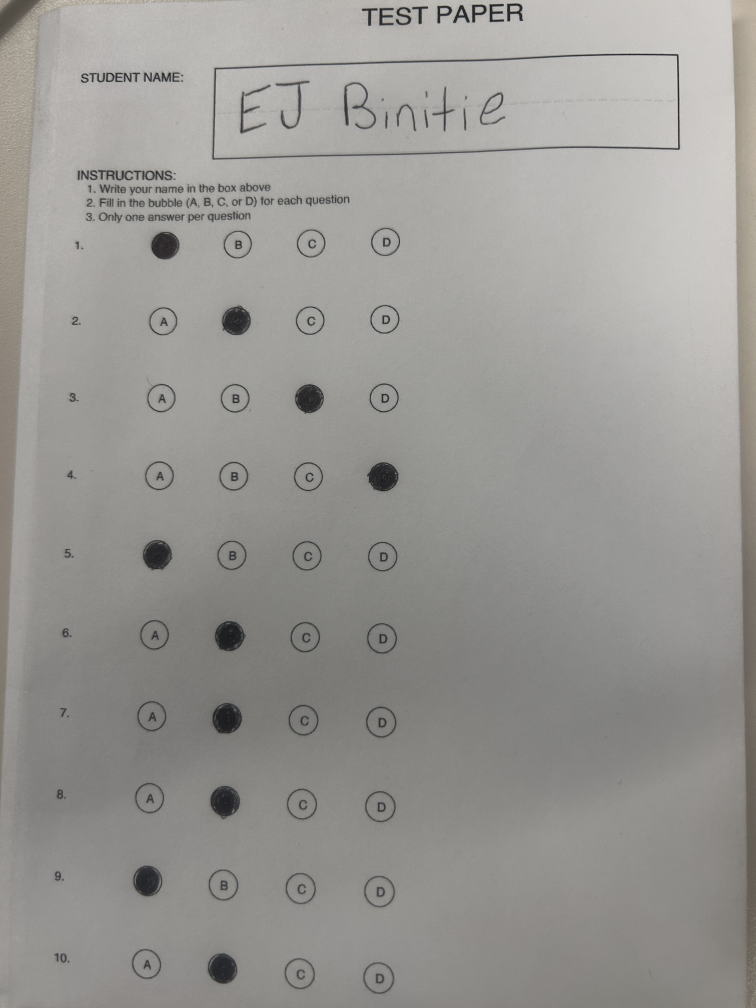
#> input picture yahoo/mission/scanner/test_images/IMG_7096.JPG, 3024 x 4032 px (shown at 1/4 size)
$ python -i bubble_locator.py   (imports and definitions only)
#> lines starting #> are read from the running program, lines starting #| are printed output that depends on the picture
#> further down, picture is the input picture: shape (4032, 3024, 3); mean B, G, R 147.5, 151.1, 152.5
"""
Dynamic bubble location detection.
Finds all bubble positions in the form using circle detection instead of fixed coordinates.
"""
import cv2
import numpy as np
import logging
from typing import List, Tuple, Dict, Optional
from ..config.roi_config import NUM_QUESTIONS, NUM_CHOICES

logger = logging.getLogger(__name__)


def detect_all_bubbles(image: np.ndarray) -> List[Tuple[int, int, int]]:
    """
    Detect all bubbles in the form using multiple methods.

    Args:
        image: Aligned form image (BGR or grayscale)

    Returns:
        List of (center_x, center_y, radius) tuples for each detected bubble
    """
    # Convert to grayscale if needed
    if len(image.shape) == 3:
        gray = cv2.cvtColor(image, cv2.COLOR_BGR2GRAY)
    else:
        gray = image.copy()

    h, w = gray.shape
#> h = 4032; w = 3024

    # Focus on question area (skip header)
    question_area = gray[int(h * 0.20):int(h * 0.95), int(w * 0.10):int(w * 0.90)]
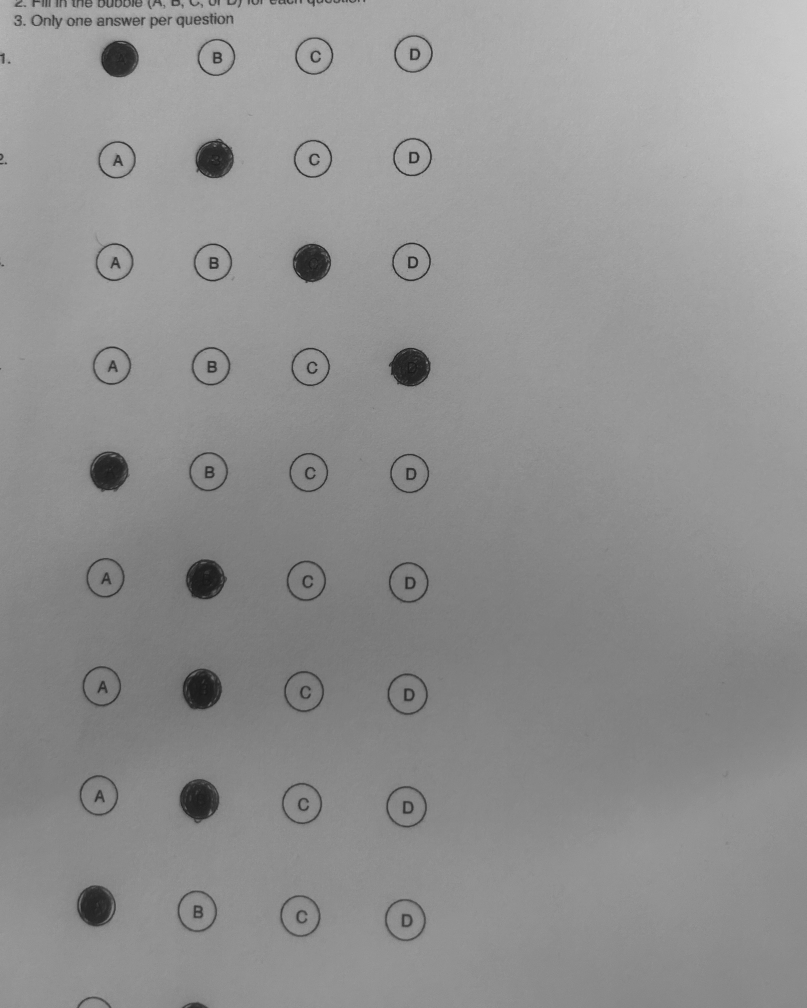
#> question_area: shape (3024, 2419) (shown at 1/3 size); min 17, max 207, mean 144.8
    q_h, q_w = question_area.shape
#> q_h = 3024; q_w = 2419

    # Method 1: HoughCircles with multiple parameter sets
    detected_bubbles = []

    # Try different parameter combinations
    param_sets = [
        {"dp": 1, "minDist": int(q_w * 0.08), "param1": 50, "param2": 20, "minRadius": 15, "maxRadius": 50},
        {"dp": 1, "minDist": int(q_w * 0.06), "param1": 50, "param2": 15, "minRadius": 12, "maxRadius": 60},
    ]

    for params in param_sets:
        blurred = cv2.GaussianBlur(question_area, (5, 5), 0)
        circles = cv2.HoughCircles(blurred, cv2.HOUGH_GRADIENT, **params)

        if circles is not None:
            circles = np.round(circles[0, :]).astype("int")
            for (x, y, r) in circles:
                # Convert back to full image coordinates
                full_x = x + int(w * 0.10)
                full_y = y + int(h * 0.20)
                detected_bubbles.append((full_x, full_y, r))
#> after the loop, detected_bubbles = 77 items, first 6: (952, 976, 49), (1246, 972, 49), (938, 1284, 49), (1546, 966, 49), (1234, 1594, 49), (1534, 1912, 49)

    # Remove duplicates (bubbles detected by multiple methods)
    if detected_bubbles:
        # Group nearby bubbles
        unique_bubbles = []
        used = set()
        for i, (x1, y1, r1) in enumerate(detected_bubbles):
            if i in used:
                continue
            # Find all bubbles close to this one
            group = [(x1, y1, r1)]
            for j, (x2, y2, r2) in enumerate(detected_bubbles[i+1:], i+1):
                dist = np.sqrt((x1 - x2)**2 + (y1 - y2)**2)
                if dist < max(r1, r2) * 2:  # Overlapping or very close
                    group.append((x2, y2, r2))
                    used.add(j)

            # Use average of group
            avg_x = int(np.mean([b[0] for b in group]))
            avg_y = int(np.mean([b[1] for b in group]))
            avg_r = int(np.mean([b[2] for b in group]))
            unique_bubbles.append((avg_x, avg_y, avg_r))
#> this loop made 77 passes
#> (x1, y1, r1, avg_x, avg_y, avg_r) on passes 1 to 12: (952, 976, 49, 952, 976, 51), (1246, 972, 49, 1245, 973, 50), (938, 1284, 49, 943, 1283, 52), (1546, 966, 49, 1543, 967, 52), (1234, 1594, 49, 1236, 1594, 53), (1534, 1912, 49, 1534, 1910, 51), (1536, 1280, 49, 1537, 1278, 51), (588, 3522, 49, 589, 3520, 52), (656, 988, 49, 660, 984, 51), (1534, 1600, 49, 1535, 1595, 51), (606, 2870, 49, 606, 2869, 52), (934, 1908, 49, 934, 1906, 51)
#> (x1, y1, r1) on passes 38 to 43: (1238, 1594, 57), (638, 1902, 52), (1228, 2222, 53), (1240, 1282, 52), (1210, 3216, 57), (1528, 2554, 59)
#> after the loop, unique_bubbles = 40 items, first 6: (952, 976, 51), (1245, 973, 50), (943, 1283, 52), (1543, 967, 52), (1236, 1594, 53), (1534, 1910, 51); used = 37 items

        detected_bubbles = unique_bubbles
#> detected_bubbles has the same summary as unique_bubbles

    # Method 2: Contour-based detection for non-perfect circles
#> (the run stopped early here; a loop or call above may not have finished)
